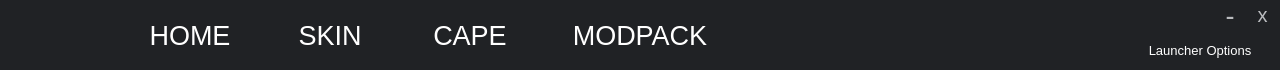
   <widget class="QFrame" name="titlebar">
    <property name="geometry">
     <rect>
      <x>0</x>
      <y>0</y>
      <width>1280</width>
      <height>70</height>
     </rect>
    </property>
    <property name="styleSheet">
     <string notr="true">background:rgb(32, 34, 37);
border-top-left-radius:10px;
border-top-right-radius:10px;
border-bottom-left-radius:0px;
border-bottom-right-radius:0px;</string>
    </property>
    <property name="frameShape">
     <enum>QFrame::StyledPanel</enum>
    </property>
    <property name="frameShadow">
     <enum>QFrame::Raised</enum>
    </property>
    <widget class="QPushButton" name="closebtn">
     <property name="geometry">
      <rect>
       <x>1245</x>
       <y>0</y>
       <width>35</width>
       <height>30</height>
      </rect>
     </property>
     <property name="cursor">
      <cursorShape>PointingHandCursor</cursorShape>
     </property>
     <property name="styleSheet">
      <string notr="true">QPushButton {
color:rgb(185, 187, 190);
font:15pt;
border-top-left-radius:0px;
border-top-right-radius:10px;
}
QPushButton:hover {
background-color:rgb(237, 66, 69);
}</string>
     </property>
     <property name="text">
      <string>x</string>
     </property>
     <property name="autoExclusive">
      <bool>false</bool>
     </property>
    </widget>
    <widget class="QPushButton" name="minbtn">
     <property name="geometry">
      <rect>
       <x>1215</x>
       <y>0</y>
       <width>30</width>
       <height>30</height>
      </rect>
     </property>
     <property name="cursor">
      <cursorShape>PointingHandCursor</cursorShape>
     </property>
     <property name="styleSheet">
      <string notr="true">QPushButton {
color:rgb(185, 187, 190);
font:20pt;
border-top-left-radius:0px;
border-top-right-radius:0px;
}
QPushButton:hover {
background-color:rgb(38, 41, 46);
}</string>
     </property>
     <property name="text">
      <string>-</string>
     </property>
     <property name="autoExclusive">
      <bool>false</bool>
     </property>
    </widget>
    <widget class="QPushButton" name="homebtn">
     <property name="enabled">
      <bool>true</bool>
     </property>
     <property name="geometry">
      <rect>
       <x>120</x>
       <y>0</y>
       <width>140</width>
       <height>70</height>
      </rect>
     </property>
     <property name="cursor">
      <cursorShape>PointingHandCursor</cursorShape>
     </property>
     <property name="layoutDirection">
      <enum>Qt::LeftToRight</enum>
     </property>
     <property name="styleSheet">
      <string notr="true">QPushButton {
color:white;
font:20pt;
border-radius:0px;
}
QPushButton:hover {
background-color:rgb(38, 41, 46);
}
QPushButton:pressed {
background-color:rgb(38, 41, 46);
}</string>
     </property>
     <property name="text">
      <string>HOME</string>
     </property>
    </widget>
    <widget class="QPushButton" name="skinbtn">
     <property name="enabled">
      <bool>true</bool>
     </property>
     <property name="geometry">
      <rect>
       <x>260</x>
       <y>0</y>
       <width>140</width>
       <height>70</height>
      </rect>
     </property>
     <property name="cursor">
      <cursorShape>PointingHandCursor</cursorShape>
     </property>
     <property name="layoutDirection">
      <enum>Qt::LeftToRight</enum>
     </property>
     <property name="styleSheet">
      <string notr="true">QPushButton {
color:white;
font:20pt;
border-radius:0px;
}
QPushButton:hover {
background-color:rgb(38, 41, 46);
}
QPushButton:pressed {
background-color:rgb(38, 41, 46);
}</string>
     </property>
     <property name="text">
      <string>SKIN</string>
     </property>
    </widget>
    <widget class="QPushButton" name="capebtn">
     <property name="enabled">
      <bool>true</bool>
     </property>
     <property name="geometry">
      <rect>
       <x>400</x>
       <y>0</y>
       <width>140</width>
       <height>70</height>
      </rect>
     </property>
     <property name="cursor">
      <cursorShape>PointingHandCursor</cursorShape>
     </property>
     <property name="whatsThis">
      <string/>
     </property>
     <property name="layoutDirection">
      <enum>Qt::LeftToRight</enum>
     </property>
     <property name="styleSheet">
      <string notr="true">QPushButton {
color:white;
font:20pt;
border-radius:0px;
}
QPushButton:hover {
background-color:rgb(38, 41, 46);
}
QPushButton:pressed {
background-color:rgb(38, 41, 46);
}</string>
     </property>
     <property name="text">
      <string>CAPE</string>
     </property>
    </widget>
    <widget class="QLabel" name="icon">
     <property name="geometry">
      <rect>
       <x>30</x>
       <y>0</y>
       <width>70</width>
       <height>70</height>
      </rect>
     </property>
     <property name="text">
      <string/>
     </property>
     <property name="pixmap">
      <pixmap resource="../qrf.qrc">:/rf/Pictures/Saved Pictures/icon.png</pixmap>
     </property>
     <property name="scaledContents">
      <bool>true</bool>
     </property>
    </widget>
    <widget class="QPushButton" name="optionbtn">
     <property name="geometry">
      <rect>
       <x>1125</x>
       <y>40</y>
       <width>150</width>
       <height>20</height>
      </rect>
     </property>
     <property name="sizePolicy">
      <sizepolicy hsizetype="Fixed" vsizetype="Fixed">
       <horstretch>0</horstretch>
       <verstretch>0</verstretch>
      </sizepolicy>
     </property>
     <property name="cursor">
      <cursorShape>PointingHandCursor</cursorShape>
     </property>
     <property name="layoutDirection">
      <enum>Qt::RightToLeft</enum>
     </property>
     <property name="styleSheet">
      <string notr="true">QPushButton {
color:white;
font:10pt;
}
QPushButton:hover {
text-decoration: underline;
}</string>
     </property>
     <property name="text">
      <string>Launcher Options</string>
     </property>
     <property name="icon">
      <iconset resource="../qrf.qrc">
       <normaloff>:/rf/Pictures/Saved Pictures/126472.png</normaloff>:/rf/Pictures/Saved Pictures/126472.png</iconset>
     </property>
     <property name="iconSize">
      <size>
       <width>20</width>
       <height>20</height>
      </size>
     </property>
     <property name="checkable">
      <bool>false</bool>
     </property>
    </widget>
    <widget class="QLabel" name="drag">
     <property name="geometry">
      <rect>
       <x>0</x>
       <y>0</y>
       <width>1280</width>
       <height>720</height>
      </rect>
     </property>
     <property name="text">
      <string/>
     </property>
    </widget>
    <widget class="QPushButton" name="modpackbtn">
     <property name="enabled">
      <bool>true</bool>
     </property>
     <property name="geometry">
      <rect>
       <x>540</x>
       <y>0</y>
       <width>200</width>
       <height>70</height>
      </rect>
     </property>
     <property name="cursor">
      <cursorShape>PointingHandCursor</cursorShape>
     </property>
     <property name="whatsThis">
      <string/>
     </property>
     <property name="layoutDirection">
      <enum>Qt::LeftToRight</enum>
     </property>
     <property name="styleSheet">
      <string notr="true">QPushButton {
color:white;
font:20pt;
border-radius:0px;
}
QPushButton:hover {
background-color:rgb(38, 41, 46);
}
QPushButton:pressed {
background-color:rgb(38, 41, 46);
}</string>
     </property>
     <property name="text">
      <string>MODPACK</string>
     </property>
    </widget>
    <zorder>drag</zorder>
    <zorder>minbtn</zorder>
    <zorder>homebtn</zorder>
    <zorder>skinbtn</zorder>
    <zorder>icon</zorder>
    <zorder>optionbtn</zorder>
    <zorder>capebtn</zorder>
    <zorder>closebtn</zorder>
    <zorder>modpackbtn</zorder>
   </widget>
